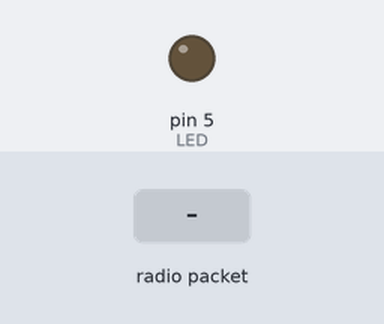
A sketch run on a simulated Teensy 4. Shown: output pins drawn as LEDs (lit = HIGH). Dashed ring = blinking. The test bench sets the inputs (shaded band). No radio packets arrive unless stated; pins used as bus, display or sensor lines are not drawn; what the sketch prints to the serial monitor is not drawn.

Above: at 1.3 s.
1.4 s: radio packet "1" arrives
At 2.43 s:
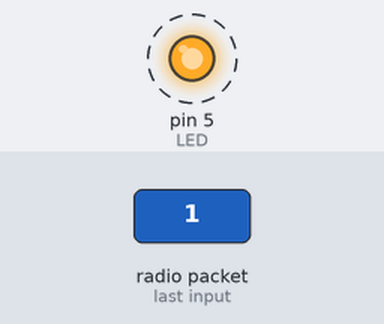
Timing chart, 0 to 9.9 s (numbered marks = the images above; inputs shaded):
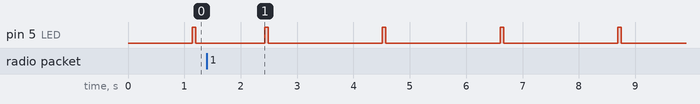

Measured:
- by itself, pin 5 (LED): alternates HIGH for 0.06 s and LOW for 2.0 s

The sketch:

basic_transmit.ino
```cpp
// Feather9x_TX
// -*- mode: C++ -*-
// Example sketch showing how to create a simple messaging client (transmitter)
// with the RH_RF95 class. RH_RF95 class does not provide for addressing or
// reliability, so you should only use RH_RF95 if you do not need the higher
// level messaging abilities.
// It is designed to work with the other example Feather9x_RX

#include <SPI.h>
#include <RH_RF95.h>

/* for feather32u4
#define RFM95_CS 8
#define RFM95_RST 4
#define RFM95_INT 7
*/

// for mothbot
#define RFM95_CS 8
#define RFM95_RST 7
#define RFM95_INT 2


/* for shield
#define RFM95_CS 10
#define RFM95_RST 9
#define RFM95_INT 7
*/

/* Feather 32u4 w/wing
#define RFM95_RST     11   // "A"
#define RFM95_CS      10   // "B"
#define RFM95_INT     2    // "SDA" (only SDA/SCL/RX/TX have IRQ!)
*/

/* Feather m0 w/wing
#define RFM95_RST     11   // "A"
#define RFM95_CS      10   // "B"
#define RFM95_INT     6    // "D"
*/

#if defined(ESP8266)
  /* for ESP w/featherwing */
  #define RFM95_CS  2    // "E"
  #define RFM95_RST 16   // "D"
  #define RFM95_INT 15   // "B"

#elif defined(ESP32)
  /* ESP32 feather w/wing */
  #define RFM95_RST     27   // "A"
  #define RFM95_CS      33   // "B"
  #define RFM95_INT     12   //  next to A

#elif defined(NRF52)
  /* nRF52832 feather w/wing */
  #define RFM95_RST     7   // "A"
  #define RFM95_CS      11   // "B"
  #define RFM95_INT     31   // "C"

#elif defined(TEENSYDUINO)
  /* Teensy 3.x w/wing */
  #define RFM95_RST     9   // "A"
  #define RFM95_CS      10   // "B"
  #define RFM95_INT     4    // "C"
#endif

// Change to 434.0 or other frequency, must match RX's freq!
#define RF95_FREQ 915.0

// Singleton instance of the radio driver
RH_RF95 rf95(RFM95_CS, RFM95_INT);

#define LED 5

void setup()
{
  pinMode(LED, OUTPUT);

  pinMode(RFM95_RST, OUTPUT);
  digitalWrite(RFM95_RST, HIGH);

  Serial.begin(115200);
  /*while (!Serial) {
    delay(1);
  }
  */

  delay(100);

  Serial.println("Feather LoRa TX Test!");

  // manual reset
  digitalWrite(RFM95_RST, LOW);
  delay(10);
  digitalWrite(RFM95_RST, HIGH);
  delay(10);

  while (!rf95.init()) {
    Serial.println("LoRa radio init failed");
    Serial.println("Uncomment '#define SERIAL_DEBUG' in RH_RF95.cpp for detailed debug info");
    while (1);
  }
  Serial.println("LoRa radio init OK!");

  // Defaults after init are 434.0MHz, modulation GFSK_Rb250Fd250, +13dbM
  if (!rf95.setFrequency(RF95_FREQ)) {
    Serial.println("setFrequency failed");
    while (1);
  }
  Serial.print("Set Freq to: "); Serial.println(RF95_FREQ);

  // Defaults after init are 434.0MHz, 13dBm, Bw = 125 kHz, Cr = 4/5, Sf = 128chips/symbol, CRC on

  // The default transmitter power is 13dBm, using PA_BOOST.
  // If you are using RFM95/96/97/98 modules which uses the PA_BOOST transmitter pin, then
  // you can set transmitter powers from 5 to 23 dBm:
  rf95.setTxPower(23, false);
}

int16_t packetnum = 0;  // packet counter, we increment per xmission

void loop()
{
  delay(1000); // Wait 1 second between transmits, could also 'sleep' here!
  Serial.println("Transmitting..."); // Send a message to rf95_server

  char radiopacket[20] = "Hello World #      ";
  itoa(packetnum++, radiopacket+13, 10);
  Serial.print("Sending "); Serial.println(radiopacket);
  radiopacket[19] = 0;

  Serial.println("Sending...");
  delay(10);

  rf95.send((uint8_t *)radiopacket, 20);

  Serial.println("Waiting for packet to complete...");
  delay(10);
  digitalWrite(LED, HIGH);
  rf95.waitPacketSent();
  digitalWrite(LED, LOW);
  // Now wait for a reply
  uint8_t buf[RH_RF95_MAX_MESSAGE_LEN];
  uint8_t len = sizeof(buf);

  Serial.println("Waiting for reply...");
  if (rf95.waitAvailableTimeout(1000))
  {
    // Should be a reply message for us now
    if (rf95.recv(buf, &len))
   {
      Serial.print("Got reply: ");
      Serial.println((char*)buf);
      Serial.print("RSSI: ");
      Serial.println(rf95.lastRssi(), DEC);
    }
    else
    {
      Serial.println("Receive failed");
    }
  }
  else
  {
    Serial.println("No reply, is there a listener around?");
  }

}
```
